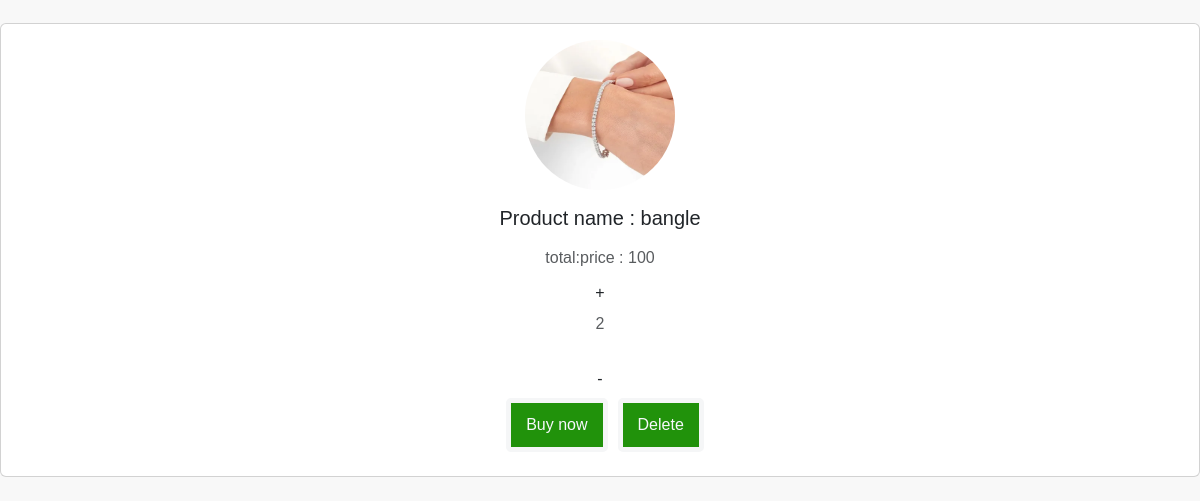
Before: /user_view_cart (signed in, lower part) with the older database file.
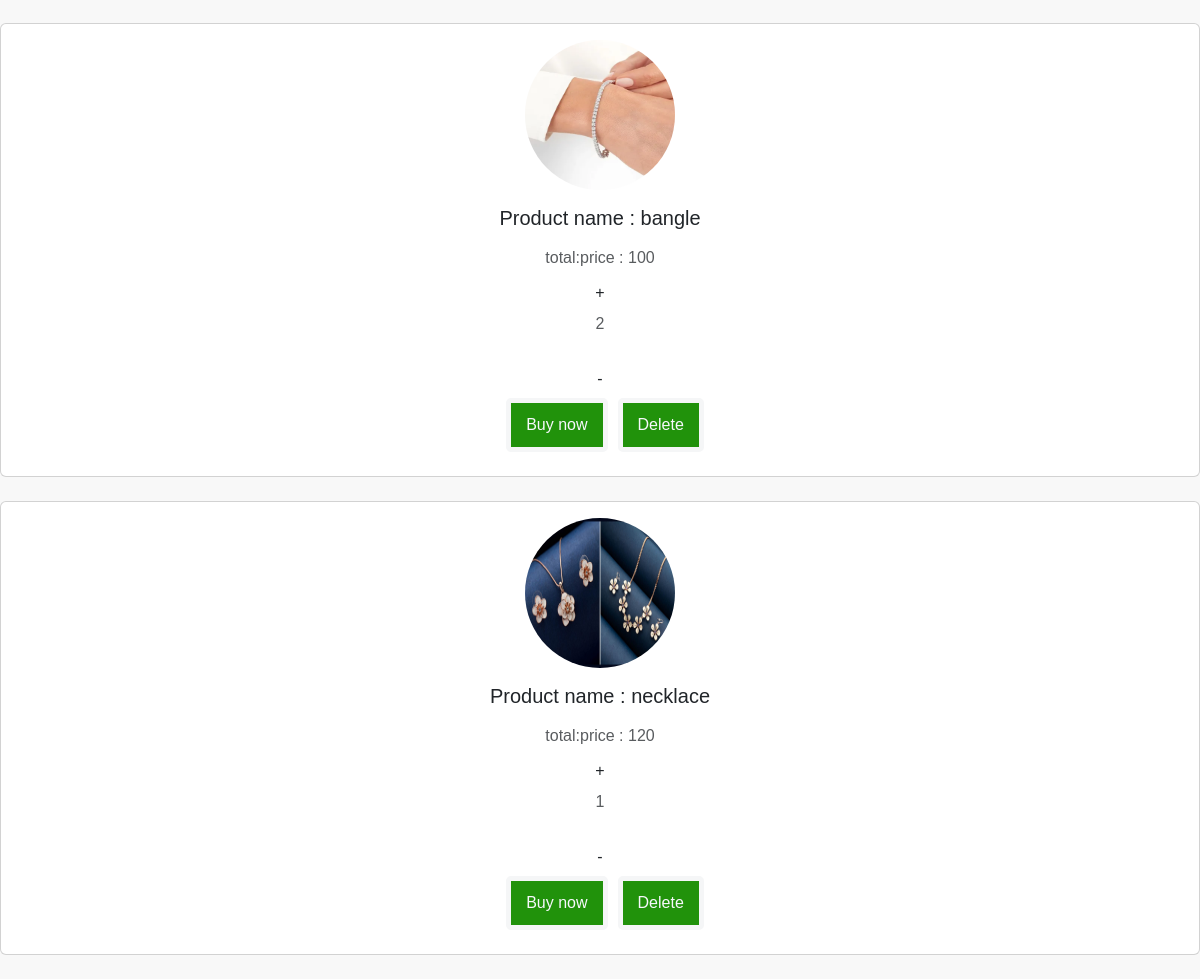
After: the same page with the newer database file.
### app/models.py (models this page shows, shortened)
class cart(models.Model):
    user = models.ForeignKey(Register,on_delete=models.CASCADE)
    product = models.ForeignKey(Product,on_delete=models.CASCADE)
    quantity = models.IntegerField()
    def total_price(self):
        return self.quantity * self.product.price

class Product(models.Model):
    shop = models.ForeignKey(Shopreg,on_delete=models.CASCADE)
    name = models.TextField()
    discription = models.TextField()
    price = models.IntegerField()
    quantity = models.IntegerField()
    offerprice = models.IntegerField()
    image = models.FileField()

### app/views.py (the view)
# urls.py: path('user_view_cart',views.user_view_cart),
def user_view_cart(req):
    if 'user' in req.session:
        data=cart.objects.filter(user=get_usr(req))
        return render(req,'user/addtocart.html',{'data':data})

### app/views.py (called while the page is built)
def get_usr(req):
    data=Register.objects.get(Email=req.session['user'])
    return data

### template/user/addtocart.html (shortened to what this page needs)
<!DOCTYPE html>
<html lang="en">
<head>
    <link href="https://cdn.jsdelivr.net/npm/bootstrap@5.3.3/dist/css/bootstrap.min.css" rel="stylesheet">
  <link href="https://cdnjs.cloudflare.com/ajax/libs/font-awesome/6.0.0-beta3/css/all.min.css" rel="stylesheet">
</head>
<body>
     {% for i in data %}
         <div class="card mb-4">
           <div class="card-body text-center">
             <img src="{{i.product.image.url}}" alt="avatar" class="rounded-circle img-fluid" style="width: 150px;height: 150px;">
             <h5 class="my-3">Product name : {{i.product.name}}</h5>
             <p class="text-muted mb-1">total:price : {{i.total_price}}</p>
             <a href="../qty_incri/{{i.pk}}" class="btn">+</a><p class="text-muted mb-4">{{i.quantity}}</p>
             <a href="../qty_decri/{{i.pk}}" class="btn">-</a>
             <div class="d-flex justify-content-center mb-2">
               <a class="pro" href="../payment/{{i.product.pk}}">Buy now</a>
               <a class="pro" href="../deleteitem/{{i.pk}}">Delete</a>
             </div>
           </div>
         </div>
         {% endfor %}
</body>
</html>

Changed rows visible on the page:
added cart: product.image (picture), product.name "necklace", total_price "120", quantity "1"
